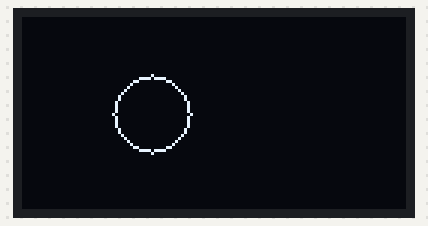
A program run on a simulated ESP32 board running MicroPython. Shown: 128×64 one-colour display.

Above: at 0.8 s.
At 1.5 s:
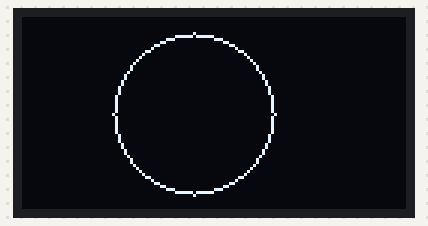
At 2.9 s:
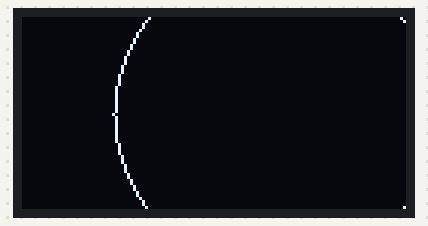
At 5.1 s:
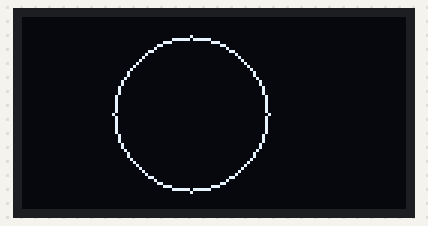
At 5.8 s:
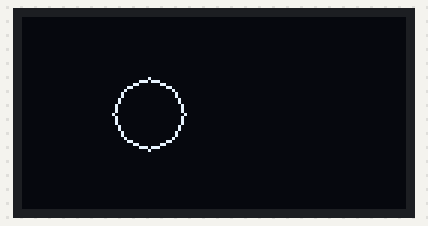

The program:

draw_test.py
```python
from machine import Pin, I2C
import OLED

class OLEDDisplay:
    def __init__(self, width=128, height=64, scl_pin=22, sda_pin=21, i2c_freq=400000):
        self.width = width
        self.height = height
        self.i2c = I2C(0, scl=Pin(scl_pin), sda=Pin(sda_pin), freq=i2c_freq)
        self.oled = OLED.SSD1306_I2C(width, height, self.i2c)
        self.oled.fill(0)
        self.oled.show()

    def draw_square(self, x, y, side_length):
        if x < 0 or y < 0 or x + side_length > self.width or y + side_length > self.height:
            raise ValueError("Square dimensions are out of bounds.")

        for i in range(side_length):
            self.oled.pixel(x + i, y, 1)
            self.oled.pixel(x + i, y + side_length - 1, 1)
            self.oled.pixel(x, y + i, 1)
            self.oled.pixel(x + side_length - 1, y + i, 1)

        self.oled.show()

    def draw_triangle(self, x1, y1, x2, y2, x3, y3):
        self._draw_line(x1, y1, x2, y2)
        self._draw_line(x2, y2, x3, y3)
        self._draw_line(x3, y3, x1, y1)
        self.oled.show()

    def draw_circle(self, x0, y0, radius):
        x = radius
        y = 0
        err = 0

        while x >= y:
            self.oled.pixel(x0 + x, y0 + y, 1)
            self.oled.pixel(x0 + y, y0 + x, 1)
            self.oled.pixel(x0 - y, y0 + x, 1)
            self.oled.pixel(x0 - x, y0 + y, 1)
            self.oled.pixel(x0 - x, y0 - y, 1)
            self.oled.pixel(x0 - y, y0 - x, 1)
            self.oled.pixel(x0 + y, y0 - x, 1)
            self.oled.pixel(x0 + x, y0 - y, 1)
            y += 1
            if err <= 0:
                err += 2 * y + 1
            if err > 0:
                x -= 1
                err -= 2 * x + 1

        self.oled.show()

    def _draw_line(self, x1, y1, x2, y2):
        # Bresenham's line algorithm
        dx = abs(x2 - x1)
        dy = abs(y2 - y1)
        sx = 1 if x1 < x2 else -1
        sy = 1 if y1 < y2 else -1
        err = dx - dy

        while True:
            self.oled.pixel(x1, y1, 1)
            if x1 == x2 and y1 == y2:
                break
            e2 = err * 2
            if e2 > -dy:
                err -= dy
                x1 += sx
            if e2 < dx:
                err += dx
                y1 += sy

    def clear(self):
        self.oled.fill(0)
        self.oled.show()

# استفاده از کلاس برای نمایش یک دایره
oled_display = OLEDDisplay()

# پاک کردن صفحه نمایش
oled_display.clear()

# رسم دایره با شعاع 20 پیکسل در مختصات (30, 30)


while True:
    for i in range(60):
        oled_display.draw_circle(30+i , 32, i)
        oled_display.clear()
    for i in range(60):
        oled_display.draw_circle(90-i, 32, (60 -i))
        oled_display.clear()
```

OLED.py
```python
#MicroPython SSD1306 OLED driver, I2C and SPI interfaces created by Adafruit

import time
import framebuf

# register definitions
SET_CONTRAST        = const(0x81)
SET_ENTIRE_ON       = const(0xa4)
SET_NORM_INV        = const(0xa6)
SET_DISP            = const(0xae)
SET_MEM_ADDR        = const(0x20)
SET_COL_ADDR        = const(0x21)
SET_PAGE_ADDR       = const(0x22)
SET_DISP_START_LINE = const(0x40)
SET_SEG_REMAP       = const(0xa0)
SET_MUX_RATIO       = const(0xa8)
SET_COM_OUT_DIR     = const(0xc0)
SET_DISP_OFFSET     = const(0xd3)
SET_COM_PIN_CFG     = const(0xda)
SET_DISP_CLK_DIV    = const(0xd5)
SET_PRECHARGE       = const(0xd9)
SET_VCOM_DESEL      = const(0xdb)
SET_CHARGE_PUMP     = const(0x8d)


class SSD1306:
    def __init__(self, width, height, external_vcc):
        self.width = width
        self.height = height
        self.external_vcc = external_vcc
        self.pages = self.height // 8
        # Note the subclass must initialize self.framebuf to a framebuffer.
        # This is necessary because the underlying data buffer is different
        # between I2C and SPI implementations (I2C needs an extra byte).
        self.poweron()
        self.init_display()

    def init_display(self):
        for cmd in (
            SET_DISP | 0x00, # off
            # address setting
            SET_MEM_ADDR, 0x00, # horizontal
            # resolution and layout
            SET_DISP_START_LINE | 0x00,
            SET_SEG_REMAP | 0x01, # column addr 127 mapped to SEG0
            SET_MUX_RATIO, self.height - 1,
            SET_COM_OUT_DIR | 0x08, # scan from COM[N] to COM0
            SET_DISP_OFFSET, 0x00,
            SET_COM_PIN_CFG, 0x02 if self.height == 32 else 0x12,
            # timing and driving scheme
            SET_DISP_CLK_DIV, 0x80,
            SET_PRECHARGE, 0x22 if self.external_vcc else 0xf1,
            SET_VCOM_DESEL, 0x30, # 0.83*Vcc
            # display
            SET_CONTRAST, 0xff, # maximum
            SET_ENTIRE_ON, # output follows RAM contents
            SET_NORM_INV, # not inverted
            # charge pump
            SET_CHARGE_PUMP, 0x10 if self.external_vcc else 0x14,
            SET_DISP | 0x01): # on
            self.write_cmd(cmd)
        self.fill(0)
        self.show()

    def poweroff(self):
        self.write_cmd(SET_DISP | 0x00)

    def contrast(self, contrast):
        self.write_cmd(SET_CONTRAST)
        self.write_cmd(contrast)

    def invert(self, invert):
        self.write_cmd(SET_NORM_INV | (invert & 1))

    def show(self):
        x0 = 0
        x1 = self.width - 1
        if self.width == 64:
            # displays with width of 64 pixels are shifted by 32
            x0 += 32
            x1 += 32
        self.write_cmd(SET_COL_ADDR)
        self.write_cmd(x0)
        self.write_cmd(x1)
        self.write_cmd(SET_PAGE_ADDR)
        self.write_cmd(0)
        self.write_cmd(self.pages - 1)
        self.write_framebuf()

    def fill(self, col):
        self.framebuf.fill(col)

    def pixel(self, x, y, col):
        self.framebuf.pixel(x, y, col)

    def scroll(self, dx, dy):
        self.framebuf.scroll(dx, dy)

    def text(self, string, x, y, col=1):
        self.framebuf.text(string, x, y, col)


class SSD1306_I2C(SSD1306):
    def __init__(self, width, height, i2c, addr=0x3c, external_vcc=False):
        self.i2c = i2c
        self.addr = addr
        self.temp = bytearray(2)
        # Add an extra byte to the data buffer to hold an I2C data/command byte
        # to use hardware-compatible I2C transactions.  A memoryview of the
        # buffer is used to mask this byte from the framebuffer operations
        # (without a major memory hit as memoryview doesn't copy to a separate
        # buffer).
        self.buffer = bytearray(((height // 8) * width) + 1)
        self.buffer[0] = 0x40  # Set first byte of data buffer to Co=0, D/C=1
        self.framebuf = framebuf.FrameBuffer1(memoryview(self.buffer)[1:], width, height)
        super().__init__(width, height, external_vcc)

    def write_cmd(self, cmd):
        self.temp[0] = 0x80 # Co=1, D/C#=0
        self.temp[1] = cmd
        self.i2c.writeto(self.addr, self.temp)

    def write_framebuf(self):
        # Blast out the frame buffer using a single I2C transaction to support
        # hardware I2C interfaces.
        self.i2c.writeto(self.addr, self.buffer)

    def poweron(self):
        pass


class SSD1306_SPI(SSD1306):
    def __init__(self, width, height, spi, dc, res, cs, external_vcc=False):
        self.rate = 10 * 1024 * 1024
        dc.init(dc.OUT, value=0)
        res.init(res.OUT, value=0)
        cs.init(cs.OUT, value=1)
        self.spi = spi
        self.dc = dc
        self.res = res
        self.cs = cs
        self.buffer = bytearray((height // 8) * width)
        self.framebuf = framebuf.FrameBuffer1(self.buffer, width, height)
        super().__init__(width, height, external_vcc)

    def write_cmd(self, cmd):
        self.spi.init(baudrate=self.rate, polarity=0, phase=0)
        self.cs.high()
        self.dc.low()
        self.cs.low()
        self.spi.write(bytearray([cmd]))
        self.cs.high()

    def write_framebuf(self):
        self.spi.init(baudrate=self.rate, polarity=0, phase=0)
        self.cs.high()
        self.dc.high()
        self.cs.low()
        self.spi.write(self.buffer)
        self.cs.high()

    def poweron(self):
        self.res.high()
        time.sleep_ms(1)
        self.res.low()
        time.sleep_ms(10)
        self.res.high()
```

Measured:
- what the display in image 0 shows lasts 0.7 s, from 0.8 s to 1.5 s
- what the display in image 4 shows lasts 0.6 s, from 5.7 s to 6.3 s
